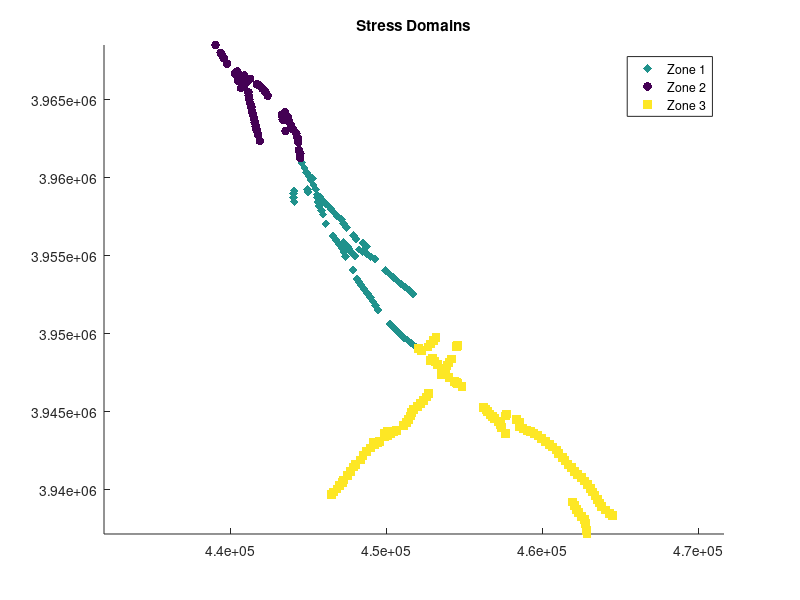
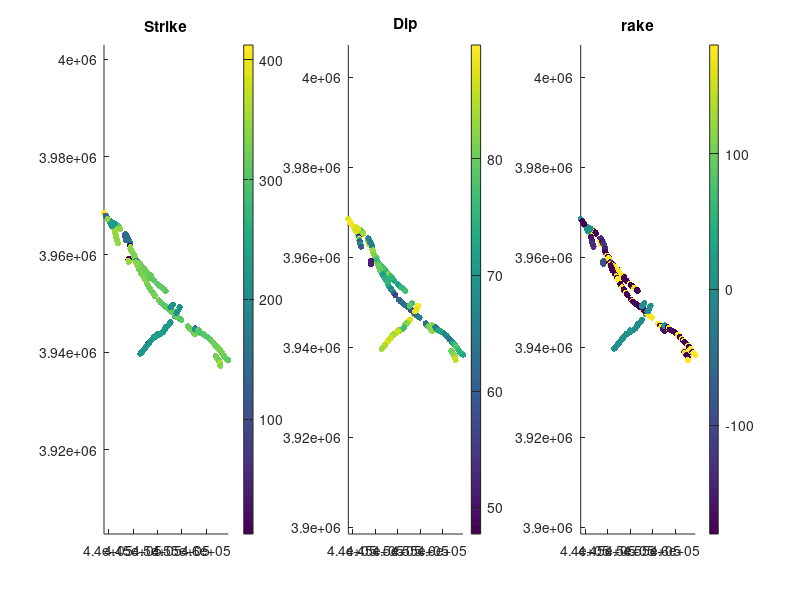

The MATLAB script that drew these images, in order: (Note: this script raises an error after producing the figures.)

clc
clear
close all 

addpath(genpath('./Subroutines2'))

% Author: C. Milliner, Caltech (2022)

% Use of this code should use the following reference:
% Milliner et al. (2022)
% Fault Friction Derived from Fault Bend Influence on Coseismic Slip During
% the 2019 Ridgecrest Earthquake, JGR

% For copyright details see README 

%% Parameters

Num_Zones = 3;% number of stress domains

epsilon_damping_strengthfactor = 0.5;% (default use 0.5) regul. for damping

Write_out_stress_result = 1;

Damping_Inv_method_L1_1_L2_2_conjgrddesc_3 = 3; % L2 inversion produces better R ratio when inverting Hardebeck slip vecs 

Turn_Damping_off = 0;

Num_Bootstrap_iterations = 1000;% number of bootstrap samples to run (usually run 4000)

Output_dir = 'Ridgecrest_case';

%% Read in slip data:

Data_filename_path_4_inv = load('./Input_slip_data/Slip_data_Milliner.txt');

rake_all_zones = Data_filename_path_4_inv(:,3);
strike_all_zones = Data_filename_path_4_inv(:,4);
dip_all_zones = Data_filename_path_4_inv(:,5);
UTMx_slip_vec = Data_filename_path_4_inv(:,1);
UTMy_slip_vec =Data_filename_path_4_inv(:,2);

Hardebeck_dir = [];
disp('----Inverting my slip vecs ----')


%% Ouput filenames 

Filename_save = strcat('./Stress_Inv_Output_Damp/',Output_dir,'/Stress_Inv_output_NumZones_',num2str(Num_Zones),'.mat');
P_T_plot = strcat('./Stress_Figures_Damp/',Output_dir,'/Stress_inv_',num2str(Num_Zones));
stress_Uncert_plot = strcat('./Stress_Figures_Damp/',Output_dir,'/Stress_inv_Uncert_',num2str(Num_Zones));
R_Plot_histogram_figure_name = strcat('./Stress_Figures_Damp/',Output_dir,'/Stress_R_histo_',num2str(Num_Zones));

% make the dir if it doesnt exist
if isempty(dir(strcat('./Stress_Inv_Output_Damp/',Output_dir,'/')))
    mkdir(strcat('./Stress_Inv_Output_Damp/',Output_dir,'/'))
    mkdir(strcat('./Stress_Figures_Damp/',Output_dir,'/'))
end


%% Create stress domains

x_foreshock = [455155.317967936;453399.955190871;452476.080045048;452014.142472136;451275.042355477;446840.441655524;442221.065926406;442221.065926406;449612.067092995;466334.207232401;466241.819717818;460329.018784548;456356.355657507;454878.155424189];
y_foreshock = [3953676.66406516;3951921.30128809;3950720.26359852;3949242.06336520;3945916.11284024;3942312.99977153;3938894.66173198;3936215.42380909;3934829.61109036;3934921.99860494;3939264.21179031;3947394.31307356;3952106.07631726;3952752.78891933];

Indx_north = find(UTMy_slip_vec >= 3961051);% isolate just northern region
Indx_central = find(UTMy_slip_vec < 3961051 & UTMy_slip_vec > 3.9488e6 & UTMx_slip_vec < 4.5196e5);

Indx_south_logical = inpolygon(UTMx_slip_vec,UTMy_slip_vec,x_foreshock,y_foreshock);
Indx_south = find(Indx_south_logical);

Indx_all{1} = Indx_north;
Indx_all{2} = Indx_central;
Indx_all{3} = Indx_south;

% north zone
strike_all_zones_all{1} = strike_all_zones(Indx_north);
dip_all_zones_all{1} = dip_all_zones(Indx_north);
rake_all_zones_all{1} = rake_all_zones(Indx_north);
% south zone
strike_all_zones_all{2} = strike_all_zones(Indx_central);
dip_all_zones_all{2} = dip_all_zones(Indx_central);
rake_all_zones_all{2} = rake_all_zones(Indx_central);
% foreshock zone
strike_all_zones_all{3} = strike_all_zones(Indx_south);
dip_all_zones_all{3} = dip_all_zones(Indx_south);
rake_all_zones_all{3} = rake_all_zones(Indx_south);

figure
scatter(UTMx_slip_vec(Indx_central),UTMy_slip_vec(Indx_central),40,ones(size(Indx_central))*2,'d','filled')
hold on
scatter(UTMx_slip_vec(Indx_north),UTMy_slip_vec(Indx_north),40,ones(size(Indx_north)),'o','filled')
scatter(UTMx_slip_vec(Indx_south),UTMy_slip_vec(Indx_south),40,ones(size(find(Indx_south)))*3,'s','filled')
% plot(x_foreshock,y_foreshock,'r')

legend('Zone 1','Zone 2','Zone 3')

axis equal
title('Stress Domains')

Zone_name_str{1} = 'North Zone';
Zone_name_str{2} = 'Central Zone';
Zone_name_str{3} = 'South Zone';

%% Damping matrix 

I_matrix = eye(5);
D = [I_matrix,I_matrix*-1,zeros(size(I_matrix));...% connection between north and central zone
    zeros(size(I_matrix)),I_matrix,I_matrix*-1];


if Turn_Damping_off
    epsilon_damping_strengthfactor = 0;
    disp('---- WARNING: Turned Damping off -----')
end

Num_stress_zones = length(Indx_all);

figure
for ii = 1:Num_stress_zones
    subplot(1,3,1)
    scatter(UTMx_slip_vec(Indx_all{ii}),UTMy_slip_vec(Indx_all{ii}),20,strike_all_zones(Indx_all{ii})','o','filled')
    colorbar
    axis equal
    title('Strike')
    hold on 
    
    subplot(1,3,2)
    scatter(UTMx_slip_vec(Indx_all{ii}),UTMy_slip_vec(Indx_all{ii}),20,dip_all_zones(Indx_all{ii})','o','filled')
    colorbar
    axis equal
    title('Dip')
    hold on 
    
    
    subplot(1,3,3)
    scatter(UTMx_slip_vec(Indx_all{ii}),UTMy_slip_vec(Indx_all{ii}),20,rake_all_zones(Indx_all{ii})','o','filled')
    axis equal
    colorbar
    title('rake')
    hold on 
    
end

%% Run Div. criteria

[Slip_vecs_div_deg__RMS_all,Angles_in_zone_ii] = Est_slip_vec_diversity(dip_all_zones_all,strike_all_zones_all,Zone_name_str);


%% Invert
Assume_one_Principal_is_vert = 0;

if Assume_one_Principal_is_vert~=0
    error('The variable Assume_one_Principal_is_vert must = 0 as havent implemented other options yet')
end


[Deviatoric_Stress_tensor_for_zz_zone,Obs_Pred_slip_components,L2_misfit_mean,POVR_mean,Soln_roughness_mean,Model_length_mean,...
    Deviatoric_Stress_tensor_for_zz_zone_pcg] ...
    = linear_stress_inversion_CM_damp_conjgrad(strike_all_zones_all,dip_all_zones_all,rake_all_zones_all,Assume_one_Principal_is_vert,...
    D,epsilon_damping_strengthfactor,Damping_Inv_method_L1_1_L2_2_conjgrddesc_3);
    

%--------------------------------------------------------------------------
%% Perform bootstrap by random replacement
%--------------------------------------------------------------------------

h = waitbar(0,'Running Bootstrap. Please wait...');
    

for ii = 1:Num_Bootstrap_iterations
    
    Perc_done = strcat('Running Bootstrap, calculated: ',num2str(round(ii/Num_Bootstrap_iterations*10)/10*100),'%');
    waitbar(ii/Num_Bootstrap_iterations,h,Perc_done)
    
    % bootstrap each zone
    for zz = 1:Num_stress_zones
        strike = strike_all_zones_all{zz};
        dip = dip_all_zones_all{zz};
        rake = rake_all_zones_all{zz};
        
        %% Perform bootstrap
        
        rand_bootstrap_indx = randi(length(strike),length(strike),1);% draw random  integers from a uniform distribution
        % now create the resampled dataset.
        strike_boot{zz} = strike(rand_bootstrap_indx);
        dip_boot{zz} = dip(rand_bootstrap_indx);
        rake_boot{zz} = rake(rand_bootstrap_indx);
        %----------------------------------------
    end
    
    
    [Stress_tensor_for_zz_zone_boootstrap,Obs_Pred_slip_components_USE_Pred,L2_misfit_mean,POVR_mean,Soln_roughness_mean,Model_length_mean,...
        Stress_tensor_for_zz_zone_boootstrap_pcg] ...
        = linear_stress_inversion_CM_damp_conjgrad(strike_boot,dip_boot,rake_boot,Assume_one_Principal_is_vert,D,epsilon_damping_strengthfactor,Damping_Inv_method_L1_1_L2_2_conjgrddesc_3);
    
    Stress_tensor_bootstrap_95CI{ii,:} = Stress_tensor_for_zz_zone_boootstrap;
    
end
close(h)


%% save result
if Write_out_stress_result
        
        Stress_tensor_for_zz_zone = Deviatoric_Stress_tensor_for_zz_zone;        
                        
        Inversion_parameters.damping = epsilon_damping_strengthfactor;
        Inversion_parameters.Zones = Num_stress_zones;

        Inversion_parameters.Num_Bootstrap_resampling = Num_Bootstrap_iterations;
        Inversion_parameters.Inv_method_L1_1_L2_2 = Damping_Inv_method_L1_1_L2_2_conjgrddesc_3;
        Inversion_parameters.Turn_Damping_off = Turn_Damping_off;
        
        Slip_vec_data.strike_all_zones_all = strike_all_zones_all;
        Slip_vec_data.dip_all_zones_all = dip_all_zones_all;
        Slip_vec_data.rake_all_zones_all = rake_all_zones_all;
        Slip_vec_data.UTMx_here = UTMx_slip_vec;
        Slip_vec_data.UTMy_here = UTMy_slip_vec;
        Slip_vec_data.Zone_name_str = Zone_name_str;
        Slip_vec_data.Indx_all = Indx_all;
        
        save(Filename_save,'Obs_Pred_slip_components','Stress_tensor_for_zz_zone',...
            'Stress_tensor_bootstrap_95CI','Indx_all',...
            'Inversion_parameters','Slip_vec_data');

end